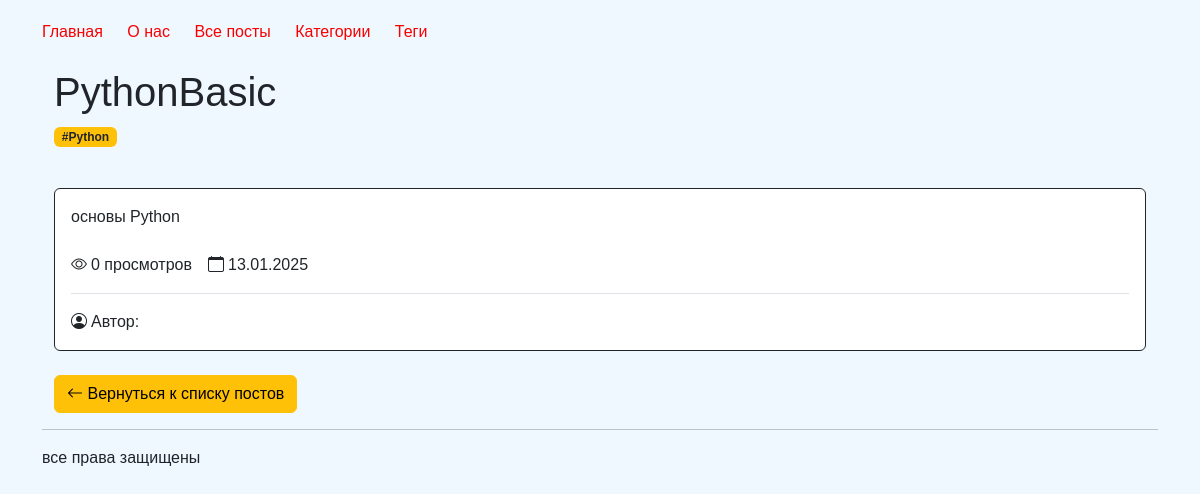
/posts/pythonbasic/, run on an earlier commit of the app's database.
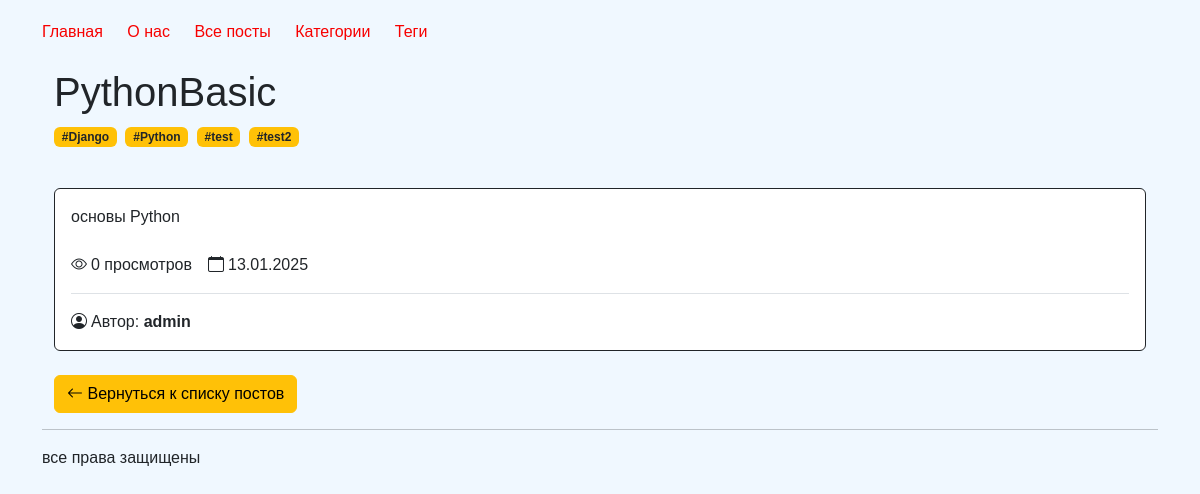
And on a later commit of the database.
### python_blog/models.py (models this page shows, shortened)
class Tag(models.Model):
    name = models.CharField(max_length=100, verbose_name="Название")
    slug = models.SlugField(max_length=250, unique=True, verbose_name="Слаг")
    def __str__(self):
        return self.name
    class Meta:
        verbose_name = "Тег"
        verbose_name_plural = "Теги"
        ordering = ["name"]

class Post(models.Model):
    title = models.CharField(max_length=100, unique=True, verbose_name="Заголовок")
    slug = models.SlugField(max_length=250, unique=True, verbose_name="Слаг", blank=True, null=True)
    content = models.TextField(verbose_name="Контент")
    author = models.ForeignKey(get_user_model(), on_delete=models.CASCADE, verbose_name="Автор", related_name="posts", default=None, null=True)
    created_at = models.DateTimeField(auto_now_add=True, verbose_name="Дата создания")
    updated_at = models.DateTimeField(auto_now=True, verbose_name="Дата обновления")
    views = models.PositiveIntegerField(default=0, verbose_name="Просмотры")
    category = models.ForeignKey(
        "Category",  # Ссылка на модель Category
        on_delete=models.SET_NULL,  # При удалении категории, установить значение NULL
        blank=True,  # Не требуем в формах заполнения
        null=True,  # Разрешаем значение NULL в базе данных
        related_name="posts",  # Имя обратной связи
        default=None,  # По умолчанию значение NULL
        verbose_name="Категория",
    )
    tags = models.ManyToManyField("Tag", related_name="posts", verbose_name="Теги")
    class Meta:
        ordering = ["-created_at"]
        verbose_name = "Пост"
        verbose_name_plural = "Посты"

### python_blog/views.py (the view)
# urls.py: path('<slug:post_slug>/', post_detail, name='post_detail'),
def post_detail(request, post_slug):
    post = Post.objects.get(slug=post_slug)
    context = {"title": post.title, "post": post}
    return render(request, "python_blog/post_detail.html", context)

### python_blog/context_processors.py (called while the page is built)
def menu_items(request):
    menu = [
    {"title": "Главная", "url_name": "main"},
    {"title": "О нас", "url_name": "about"},
    {"title": "Все посты", "url_name": "blog:posts"},
    {"title": "Категории", "url_name": "blog:categories"},
    {"title": "Теги", "url_name": "blog:tags"},
]
    current_url_name = request.resolver_match.view_name
    for item in menu:
        item['is_active'] = current_url_name == item['url_name']
    return {'menu_items': menu}

### python_blog/templates/python_blog/post_detail.html (shortened to what this page needs)
{% extends "base.html" %}
{% block content %}
<div class="container mt-4">
    <div class="row mb-4">
        <div class="col-12">
            <h1 class="text-dark">{{ post.title }}</h1>
            <div class="mb-3">
                {% for tag in post.tags.all %}
                <a href="{% url 'blog:tag_detail' tag.slug %}" class="text-decoration-none">
                    <span class="badge bg-warning text-dark me-1">#{{ tag }}</span>
                </a>
                {% endfor %}
            </div>
        </div>
    </div>
    <div class="row">
        <div class="col-12">
            <div class="card border-dark">
                <div class="card-body">
                    <p class="card-text">{{ post.content }}</p>
                    <div class="stats mt-4 pb-3 border-bottom d-flex flex-wrap gap-3">
                        <span class="d-flex align-items-center text-dark">
                            <i class="bi bi-eye me-1"></i>
                            <span class="stats-text">{{ post.views }} просмотров</span>
                        </span>
                        <span class="d-flex align-items-center text-dark">
                            <i class="bi bi-calendar me-1"></i>
                            <span class="stats-text">{{ post.created_at|date:"d.m.Y" }}</span>
                        </span>
                    </div>
                    <div class="author mt-3">
                        <span class="d-flex align-items-center text-dark">
                            <i class="bi bi-person-circle me-1"></i>
                            <span class="stats-text">Автор: <span class="fw-bold">{{ post.author.username }}</span></span>
                        </span>
                    </div>
                </div>
            </div>
        </div>
    </div>
    <div class="row mt-4">
        <div class="col-12">
            <a href="{% url 'blog:posts' %}" class="btn btn-warning d-none d-md-inline-block">
                <i class="bi bi-arrow-left"></i> Вернуться к списку постов
            </a>
        </div>
    </div>
</div>
{% endblock %}

What changed in the data, as far as the page shows it:
changed Post "PythonBasic": author.username (not shown) → "admin"
now on this page (row unchanged): Tag: name "Django"
added Tag: name "test"
added Tag: name "test2"
